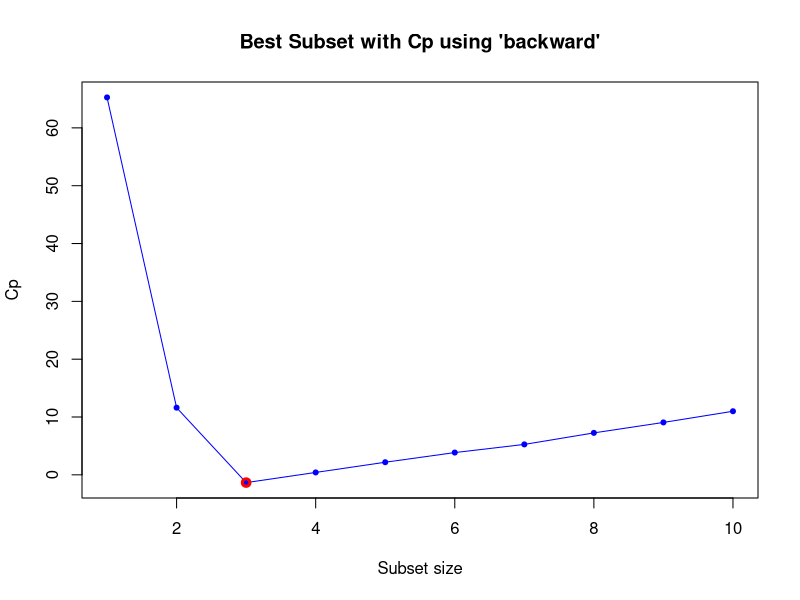
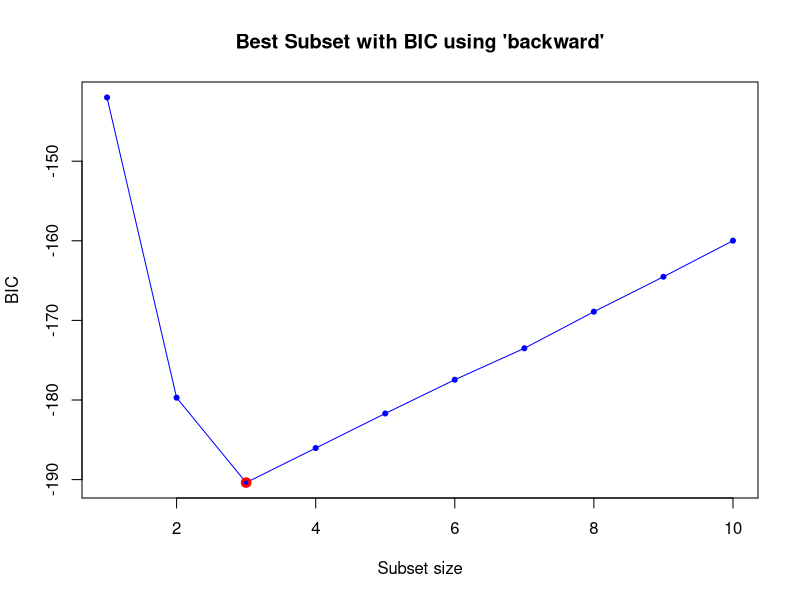
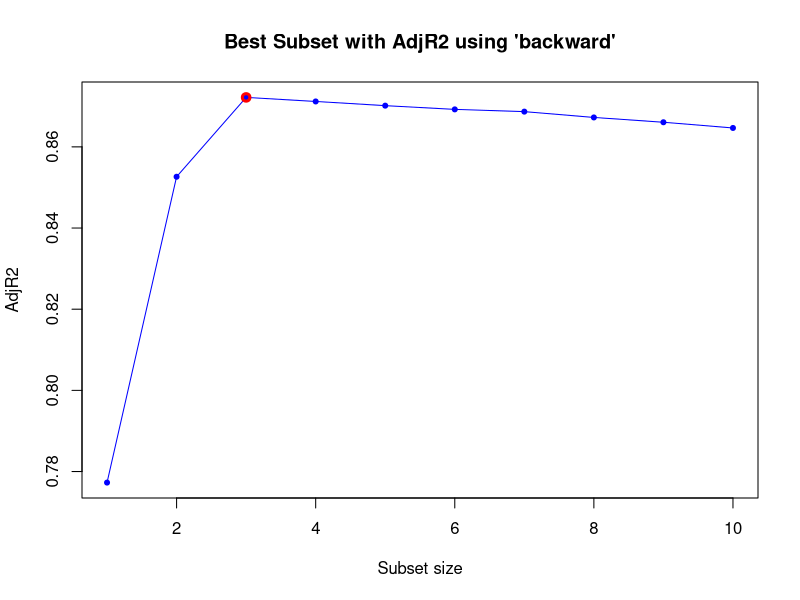
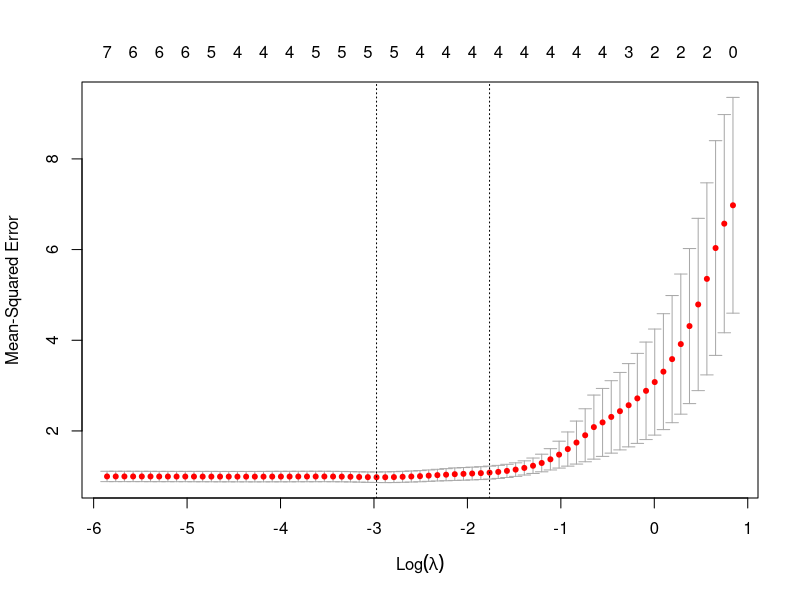
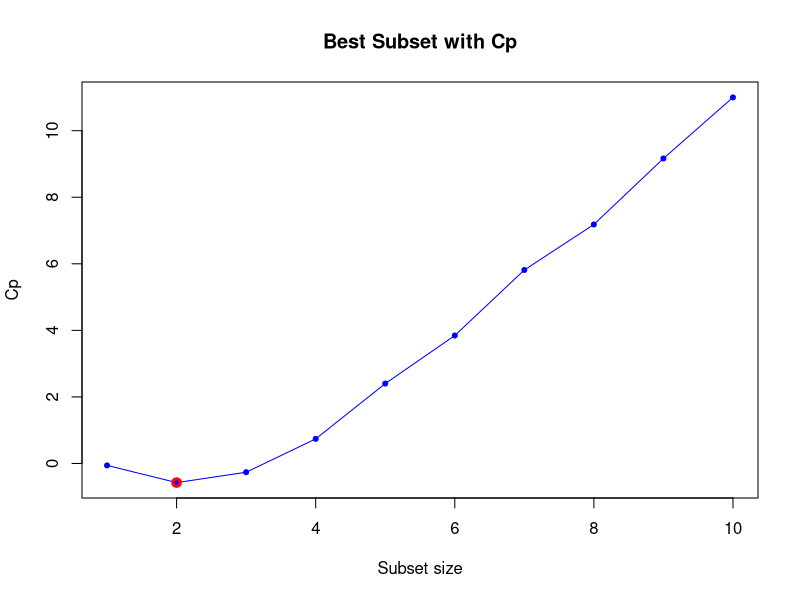
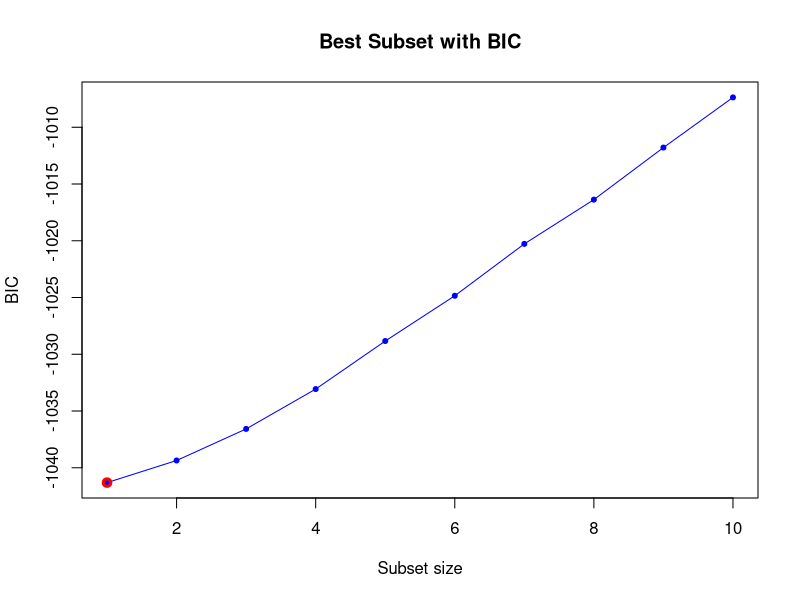
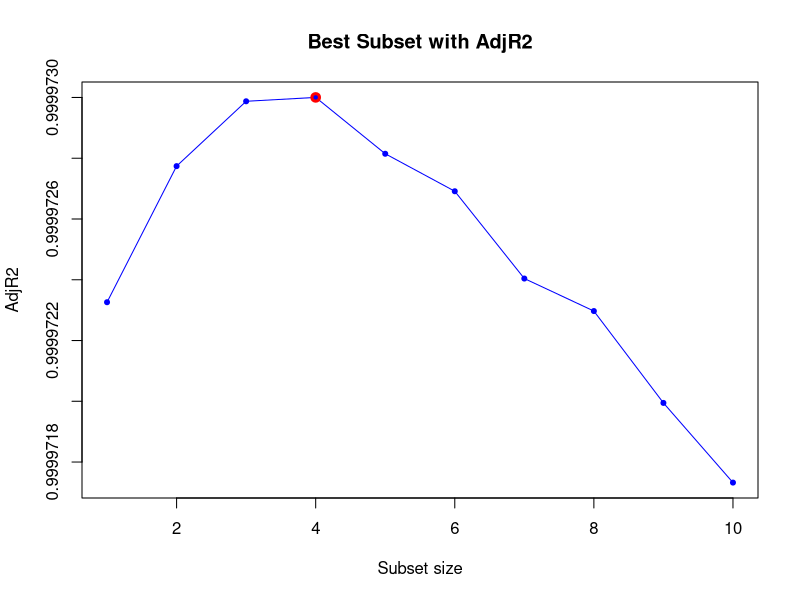
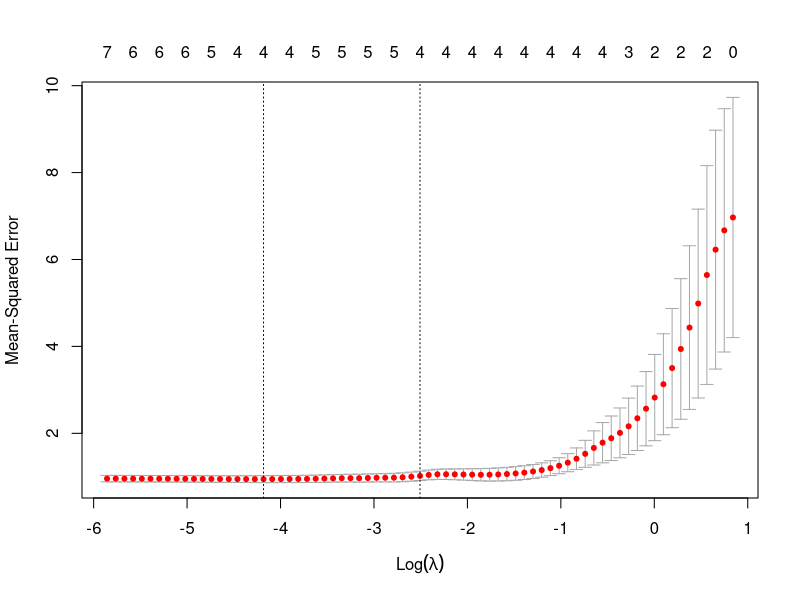

Recreate these plots in R, in order.
set.seed(1)
x = rnorm(100)
eps = rnorm(100)

beta = c(1, -1, 2, 0.5)
y = beta[1] + beta[2]*x + beta[3]*x^2 + beta[4]*x^3 + eps

####### Best Subset #######
library(leaps)
ans.df = data.frame(y = y, x = x)
ans.model = regsubsets(y ~ poly(x, 10, raw = T), 
                       data = ans.df, nvmax = 10, method = "backward")
ans.summary = summary(ans.model)

min_p = which.min(ans.summary$cp)
plot(ans.summary$cp, xlab = "Subset size", ylab = "Cp", 
     col = "blue", pch = 20, type = "o")
points(min_p, ans.summary$cp[min_p], col = "red", lwd = 3)
title("Best Subset with Cp using 'backward'")
coefficients(ans.model, id = which.min(ans.summary$cp))

min_p = which.min(ans.summary$bic)
plot(ans.summary$bic, xlab = "Subset size", ylab = "BIC", 
     col = "blue", pch = 20, type = "o")
points(min_p, ans.summary$bic[min_p], col = "red", lwd = 3)
title("Best Subset with BIC using 'backward'")
coefficients(ans.model, id = which.min(ans.summary$bic))

max_p = which.max(ans.summary$adjr2)
plot(ans.summary$adjr2, xlab = "Subset size", ylab = "AdjR2", 
     col = "blue", pch = 20, type = "o")
points(max_p, ans.summary$adjr2[max_p], col = "red", lwd = 3)
title("Best Subset with AdjR2 using 'backward'")
coefficients(ans.model, id = which.max(ans.summary$adjr2))

####### LASSO #######
library(glmnet)
xmat = model.matrix(y ~ poly(x, 10, raw = T), data = ans.df)[, -1]
ans.lasso = cv.glmnet(xmat, y, alpha = 1)
ans.lambda = ans.lasso$lambda.min
ans.lambda
plot(ans.lasso)

ans.lasso = glmnet(xmat, y, alpha = 1)
predict(ans.lasso, s = ans.lambda, type = "coefficients")

####### Comparison #######
beta_7 = 3
yy = beta[1] * beta_7*x^7 + eps
ans.df = data.frame(y = yy, x = x)
ans.model = regsubsets(y ~ poly(x, 10, raw = T), 
                       data = ans.df, nvmax = 10)
ans.summary = summary(ans.model)

min_p = which.min(ans.summary$cp)
plot(ans.summary$cp, xlab = "Subset size", ylab = "Cp", 
     col = "blue", pch = 20, type = "o")
points(min_p, ans.summary$cp[min_p], col = "red", lwd = 3)
title("Best Subset with Cp")
coefficients(ans.model, id = which.min(ans.summary$cp))

min_p = which.min(ans.summary$bic)
plot(ans.summary$bic, xlab = "Subset size", ylab = "BIC", 
     col = "blue", pch = 20, type = "o")
points(min_p, ans.summary$bic[min_p], col = "red", lwd = 3)
title("Best Subset with BIC")
coefficients(ans.model, id = which.min(ans.summary$bic))

max_p = which.max(ans.summary$adjr2)
plot(ans.summary$adjr2, xlab = "Subset size", ylab = "AdjR2", 
     col = "blue", pch = 20, type = "o")
points(max_p, ans.summary$adjr2[max_p], col = "red", lwd = 3)
title("Best Subset with AdjR2")
coefficients(ans.model, id = which.max(ans.summary$adjr2))

xmat = model.matrix(y ~ poly(x, 10, raw = T), data = ans.df)[, -1]
ans.lasso = cv.glmnet(xmat, y, alpha = 1)
ans.lambda = ans.lasso$lambda.min
ans.lambda
plot(ans.lasso)

ans.lasso = glmnet(xmat, y, alpha = 1)
predict(ans.lasso, s = ans.lambda, type = "coefficients")
